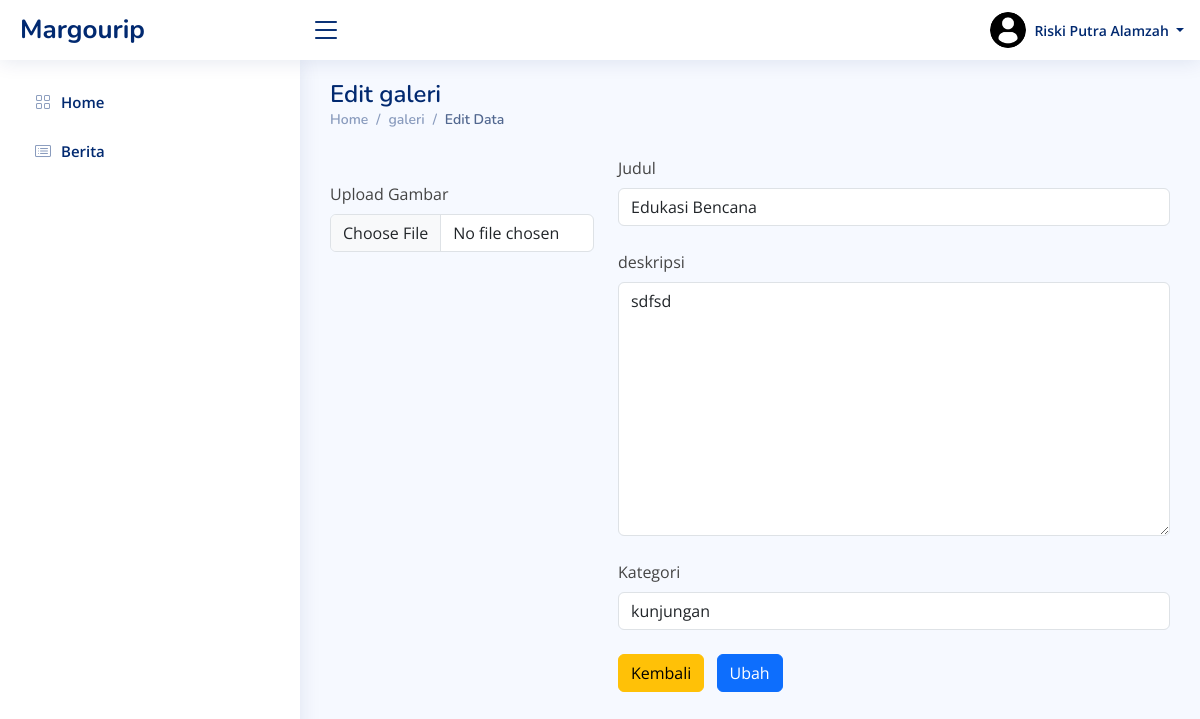
The app's page /admin/galeri/edit_galeri.php?id=2 (signed in) with its own data.
### tables this page shows
CREATE TABLE `galeri` (
  `id` int(11) NOT NULL,
  `gambar` varchar(255) NOT NULL,
  `judul` varchar(255) NOT NULL,
  `deskripsi` text NOT NULL,
  `kategori` varchar(255) NOT NULL
);

### admin/must_login.php (called while the page is built, shortened)
<?php
function baseUrl(){
    $root = getenv('HTTP_HOST');
    $namaFolder = 'umkm';
    return 'http://'.$root.'/'.$namaFolder.'/';
}

### admin/galeri/edit_galeri.php (the view, shortened to what this page needs)
<?php
include('./../../koneksi.php');
require('./../must_login.php');
include('./../component/header.php');
include('./../component/sidebar.php');
function br2nl($input)
{
    return preg_replace('/<br\s?\/?>/ius', "\n", str_replace("\n", "", str_replace("\r", "", htmlspecialchars_decode($input))));
}
if (isset($_GET['id'])) {
    $id = $_GET['id'];
    $data = mysqli_fetch_assoc(mysqli_query($connect, "SELECT * FROM galeri WHERE id = '$id'"));
    $text = br2nl($data['deskripsi']);
} else {
    return header('location:<?= baseUrl(); ?>admin/galeri');
}
$kategori = ['palestina', 'kunjungan', 'holiday', 'posko'];
?>
<main id="main" class="main">
    <div class="pagetitle d-flex justify-content-between align-items-center">
        <div>
            <h1>Edit galeri</h1>
            <nav>
                <ol class="breadcrumb">
                    <li class="breadcrumb-item"><a href="<?= baseUrl(); ?>admin">Home</a></li>
                    <li class="breadcrumb-item"><a href="<?= baseUrl(); ?>admin/galeri/">galeri</a></li>
                    <li class="breadcrumb-item active">Edit Data</li>
                </ol>
            </nav>
        </div>
    </div>
    <section class="section dashboard">
        <form action="" method="post" enctype="multipart/form-data">
            <div class="row">
                <div class="col-lg-4">
                    <div class="mb-4">
                        <label for="gambar" class="form-label">Upload Gambar</label>
                        <input accept="gambar/*" onchange="previewImage(this,'.target-preview')" class="form-control" name="gambar" type="file" id="gambar">
                    </div>
                </div>
                <div class="col-lg-8">
                    <div class="mb-4">
                        <label for="judul" class="form-label">Judul</label>
                        <input required type="text" name="judul" class="form-control" id="judul" value="<?= $data['judul'] ?>">
                    </div>
                    <div class="mb-4">
                        <label for="deskripsi" class="form-label">deskripsi</label>
                        <textarea class="form-control" name="deskripsi" id="deskripsi" rows="10" required><?= $text ?></textarea>
                    </div>
                    <div class="mb-4">
                        <label for="kategori" class="form-label">Kategori</label>
                        <select name="kategori" id="kategori" class="form-control">
                            <?php foreach ($kategori as $k) : ?>
                                <option value="<?= $k ?>" <?= $k == $data['kategori'] ? "selected"  : '' ?>><?= $k ?></option>
                            <?php endforeach; ?>
                        </select>
                    </div>
                    <div class="col-12">
                        <a href="<?= baseUrl(); ?>admin/galeri" class="btn btn-warning me-2">Kembali</a>
                        <button type="submit" class="btn btn-primary">Ubah</button>
                    </div>
                </div>
        </form>
    </section>
</main>
<?php include('./../component/footer.php') ?>

### admin/assets/css/style.css (style rules this page uses)
:root { scroll-behavior: smooth; }
body { font-family: "Open Sans", sans-serif; background: #f6f9ff; color: #444444; }
a { color: #4154f1; text-decoration: none; }
h1, h2, h3, h4, h5, h6 { font-family: "Nunito", sans-serif; }
#main { margin-top: 60px; padding: 20px 30px; transition: all 0.3s; }
.pagetitle { margin-bottom: 10px; }
.pagetitle h1 { font-size: 24px; margin-bottom: 0; font-weight: 600; color: #012970; }
.breadcrumb { font-size: 14px; font-family: "Nunito", sans-serif; color: #899bbd; font-weight: 600; }
.breadcrumb a { color: #899bbd; transition: 0.3s; }
.breadcrumb .breadcrumb-item::before { color: #899bbd; }
.breadcrumb .active { color: #51678f; font-weight: 600; }
@media (min-width: 1200px) { #main, #footer { margin-left: 300px; } }

### records on screen
galeri: judul "Edukasi Bencana", deskripsi "sdfsd", kategori "kunjungan"

### other values on screen
$_SESSION['data']['name'] "Riski Putra Alamzah"
